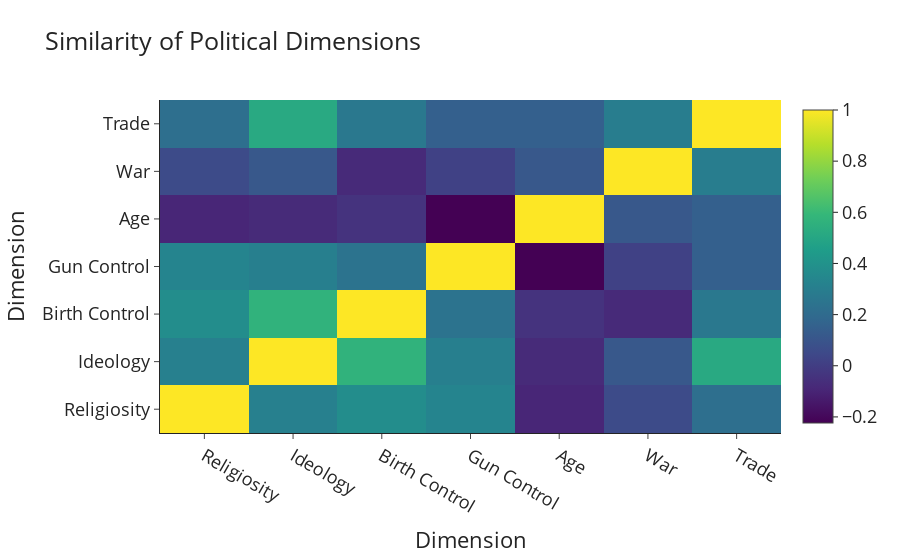

The notebook cell this image was saved under:
### Code cell
fig = go.Figure()
d_names = [d.name for d in dims]
vals = np.array([cos_sim(d1,d2) for d1 in d for d2 in d]).reshape(len(d),len(d))
data = go.Heatmap(z=vals,y=d_names,x=d_names)#, zmin=-1, zmax=1)

layout = {
    "template": "simple_white",
    "font": {"size": 18},
    "title": "Cosine Similarity of Dimensions",
    "xaxis": {"title": "Dimension"},
    "yaxis": {"title": "Dimension"},
}
fig = go.Figure(data=data,layout=layout)
# fig.write_html("visualizations/2019_dimension_heatmap.html")
fig.show()

### Figure 1 — Plotly figure (JSON) as saved in the notebook; plotly's stock layout.template omitted (floating-point values rounded to 4 significant figures)
{"data": [{"type": "heatmap", "x": ["Religiosity", "Ideology", "Birth Control", "Gun Control", "Age", "War", "Trade"], "y": ["Religiosity", "Ideology", "Birth Control", "Gun Control", "Age", "War", "Trade"], "z": [[1.0, 0.3119, 0.3718, 0.3307, -0.09339, 0.05484, 0.2204], [0.3119, 1.0, 0.565, 0.3063, -0.07726, 0.1145, 0.5166], [0.3718, 0.565, 1, 0.2441, -0.04206, -0.08043, 0.2677], [0.3307, 0.3063, 0.2441, 1, -0.2238, 0.01524, 0.1493], [-0.09339, -0.07726, -0.04206, -0.2238, 1.0, 0.1127, 0.1506], [0.05484, 0.1145, -0.08043, 0.01524, 0.1127, 1.0, 0.2963], [0.2204, 0.5166, 0.2677, 0.1493, 0.1506, 0.2963, 1.0]]}], "layout": {"font": {"size": 18}, "title": {"text": "Similarity of Political Dimensions"}, "xaxis": {"title": {"text": "Dimension"}}, "yaxis": {"title": {"text": "Dimension"}}}}
